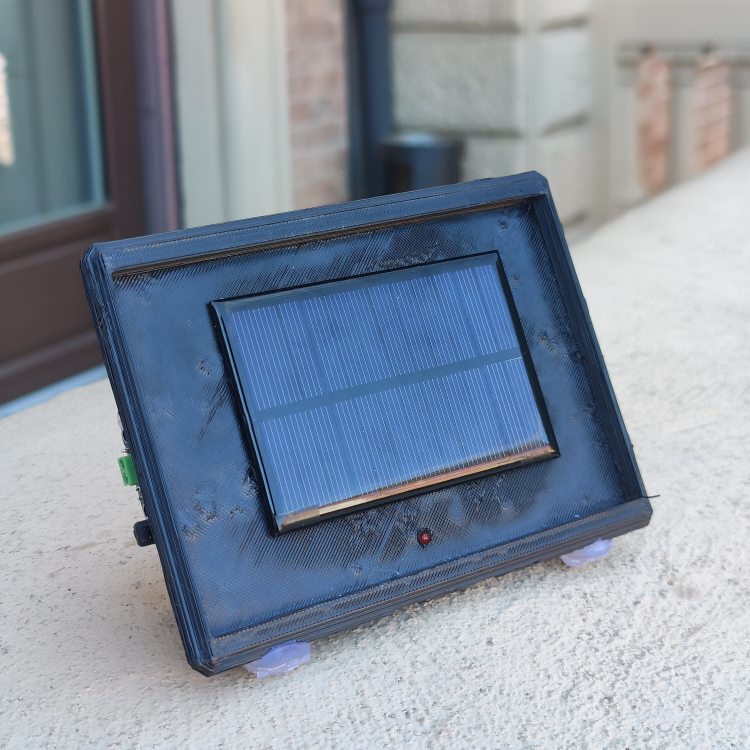
#> input picture materiale_per_video/IMG20261011143543.jpg, 3000 x 3000 px (shown at 1/4 size); its folder holds only this picture in this run
$ python analyze_materials.py
#> lines starting #> are read from the running program, lines starting #| are printed output that depends on the picture
from pathlib import Path
import subprocess,json
from PIL import Image,ImageDraw,ImageFont,ImageOps
import numpy as np
ROOT=Path(__file__).resolve().parents[2]
OUT=ROOT/'video_output'
FF=ROOT/'solarecho-promo/node_modules/@remotion/compositor-win32-x64-msvc/ffmpeg.exe'
FP=FF.with_name('ffprobe.exe')
MEDIA=ROOT/'materiale_per_video'
AN=OUT/'analisi';AN.mkdir(parents=True,exist_ok=True)
font=ImageFont.truetype('C:/Windows/Fonts/segoeui.ttf',20)
report=[];photos=[]
for num,path in enumerate(sorted(MEDIA.rglob('*'))):
 if not path.is_file():continue
 if path.suffix.lower() in ['.jpg','.jpeg','.png','.webp']:
  im=ImageOps.exif_transpose(Image.open(path));photos.append((path,im.copy()))
#> further down, im is the input picture: PIL image 3000x3000 RGB; mean R, G, B 133.7, 145.2, 160.3
  report.append({'file':str(path.relative_to(ROOT)),'type':'photo','width':im.width,'height':im.height,'bytes':path.stat().st_size})
  continue
 p=subprocess.run([str(FP),'-v','error','-show_streams','-show_format','-of','json',str(path)],capture_output=True,text=True)
 if p.returncode:continue
 data=json.loads(p.stdout);(AN/f'probe-{num}.json').write_text(json.dumps(data,indent=2),encoding='utf-8')
 videos=[s for s in data.get('streams',[]) if s['codec_type']=='video']
 if not videos:continue
 v=videos[0];duration=float(data.get('format',{}).get('duration',0));times=list(range(0,int(duration),4)) if duration>12 else [round(t,2) for t in np.linspace(.1,max(.2,duration-.2),8)]
 frames=AN/f'filmato-{num}';frames.mkdir(exist_ok=True)
 sheet=Image.new('RGB',(2000,((len(times)+3)//4)*290),'#081820');d=ImageDraw.Draw(sheet)
 for i,t in enumerate(times):
  dest=frames/f'{t:06.2f}s.jpg'
  subprocess.run([str(FF),'-v','error','-y','-ss',str(t),'-i',str(path),'-frames:v','1','-vf','scale=480:-2',str(dest)],check=True)
  im=Image.open(dest);im.thumbnail((480,236));x=(i%4)*500+10;y=(i//4)*290+10
  sheet.paste(im,(x,y));d.text((x,y+247),f'{t:05.1f} s',font=font,fill='white')
 sheet.save(AN/f'contact-sheet-{num}.jpg',quality=95)
 report.append({'file':str(path.relative_to(ROOT)),'type':'video','duration_s':duration,'width':v['width'],'height':v['height'],'fps':v['avg_frame_rate'],'codec':v['codec_name'],'audio':[s['codec_name'] for s in data['streams'] if s['codec_type']=='audio'],'bytes':path.stat().st_size,'sampled_frames_s':times,'contact_sheet':f'contact-sheet-{num}.jpg'})
if photos:
 sheet=Image.new('RGB',(2000,((len(photos)+2)//3)*550),'#081820');d=ImageDraw.Draw(sheet)
#> after `sheet = Image.new('RGB', (2000, (len(photos) + 2) // 3 * 550), '#08182`:
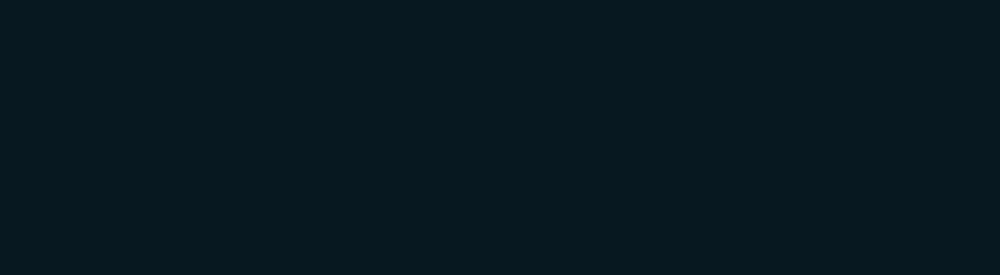
#> sheet: PIL image 2000x550 RGB (shown at 1/2 size); mean R, G, B 8, 24, 32
 for i,(path,im) in enumerate(photos):
  im.thumbnail((640,475));x=(i%3)*665+15;y=(i//3)*550+15;sheet.paste(im,(x,y));d.text((x,y+485),path.name,font=font,fill='white')
#> this loop made 1 pass
#> (x, y) on pass 1: (15, 15)
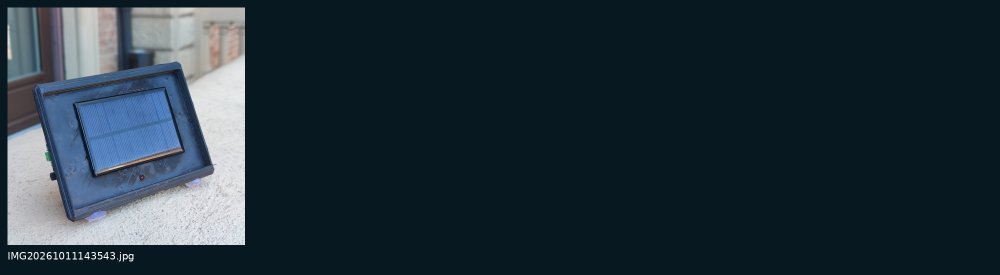
#> sheet: PIL image 2000x550 RGB (shown at 1/2 size); mean R, G, B 34, 49.1, 58.5
 sheet.save(AN/'photos.jpg',quality=95)
(AN/'inventario.json').write_text(json.dumps(report,ensure_ascii=False,indent=2),encoding='utf-8')
print(json.dumps(report,ensure_ascii=False,indent=2))
#| [
#|   {
#|     "file": "materiale_per_video/IMG20261011143543.jpg",
#|     "type": "photo",
#|     "width": 3000,
#|     "height": 3000,
#|     "bytes": 1708405
#|   }
#| ]

$ run again, on materiale_per_video/IMG20261011143914.jpg
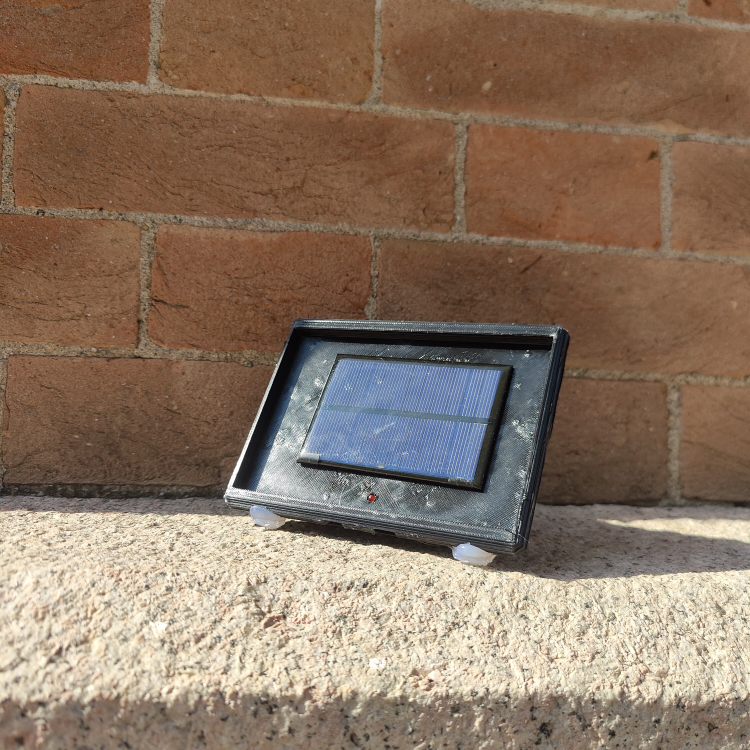
#> input picture materiale_per_video/IMG20261011143914.jpg, 3000 x 3000 px (shown at 1/4 size)
#> im is the input picture: PIL image 3000x3000 RGB; mean R, G, B 137.9, 116.1, 98
#> the loop `for i,(path,im) in enumerate(photos):` made 1 pass
#> (x, y) on pass 1: (15, 15)
#> after the loop `for i,(path,im) in enumerate(photos):`:
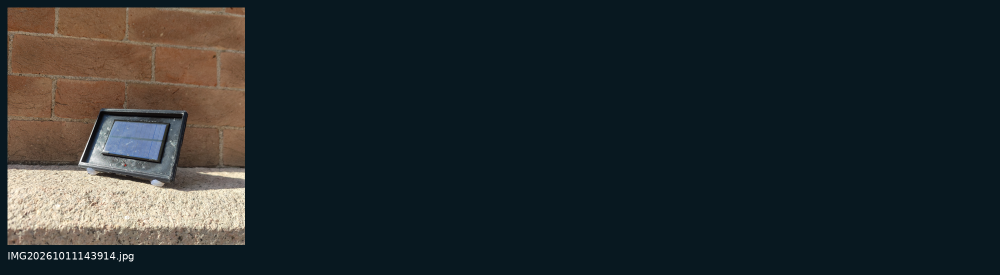
#> sheet: PIL image 2000x550 RGB (shown at 1/2 size); mean R, G, B 34.9, 43.1, 45.8
#| [
#|   {
#|     "file": "materiale_per_video/IMG20261011143914.jpg",
#|     "type": "photo",
#|     "width": 3000,
#|     "height": 3000,
#> (further printed lines are left out)

$ run again, on materiale_per_video/IMG20261011143930.jpg
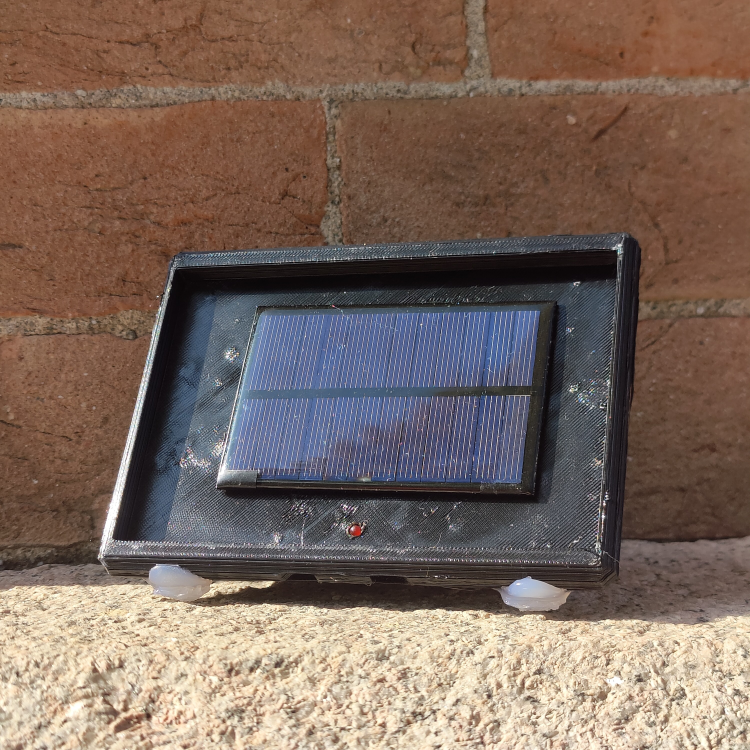
#> input picture materiale_per_video/IMG20261011143930.jpg, 3000 x 3000 px (shown at 1/4 size)
#> im is the input picture: PIL image 3000x3000 RGB; mean R, G, B 123.8, 104.3, 93.7
#> the loop `for i,(path,im) in enumerate(photos):` made 1 pass
#> (x, y) on pass 1: (15, 15)
#> after the loop `for i,(path,im) in enumerate(photos):`:
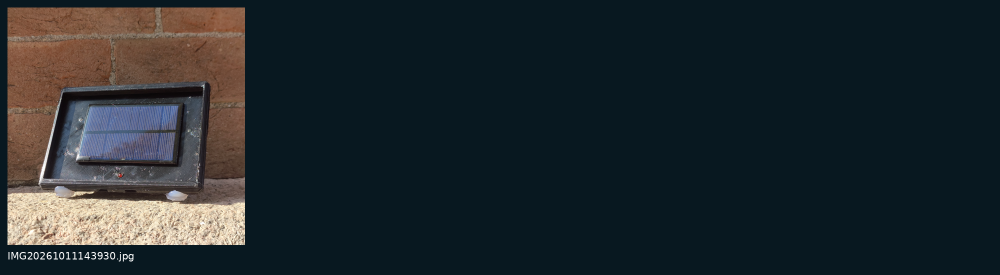
#> sheet: PIL image 2000x550 RGB (shown at 1/2 size); mean R, G, B 32, 40.7, 44.9
#| [
#|   {
#|     "file": "materiale_per_video/IMG20261011143930.jpg",
#|     "type": "photo",
#|     "width": 3000,
#|     "height": 3000,
#> (further printed lines are left out)

$ run again, on materiale_per_video/IMG20261011143550.jpg
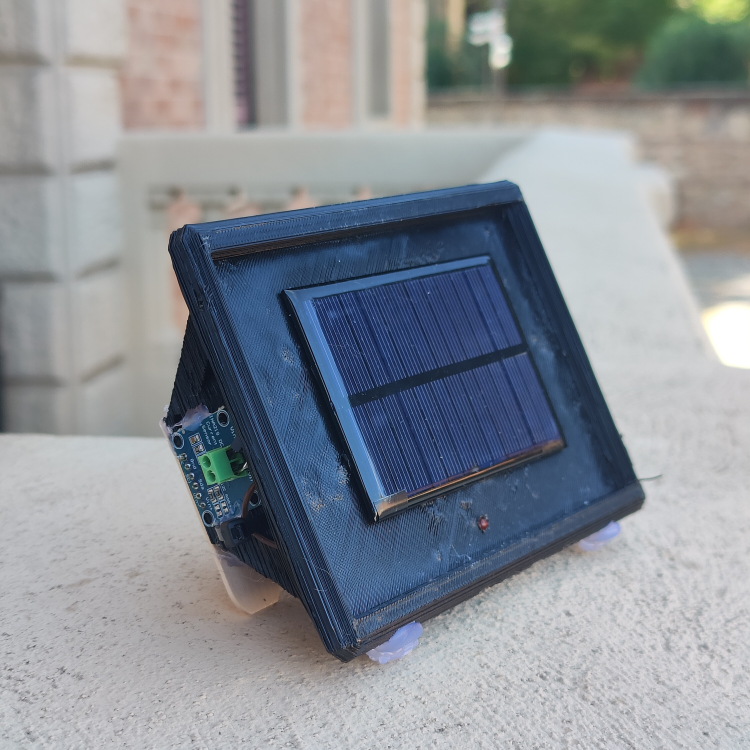
#> input picture materiale_per_video/IMG20261011143550.jpg, 3000 x 3000 px (shown at 1/4 size)
#> im is the input picture: PIL image 3000x3000 RGB; mean R, G, B 137.9, 143.6, 150.9
#> the loop `for i,(path,im) in enumerate(photos):` made 1 pass
#> (x, y) on pass 1: (15, 15)
#> after the loop `for i,(path,im) in enumerate(photos):`:
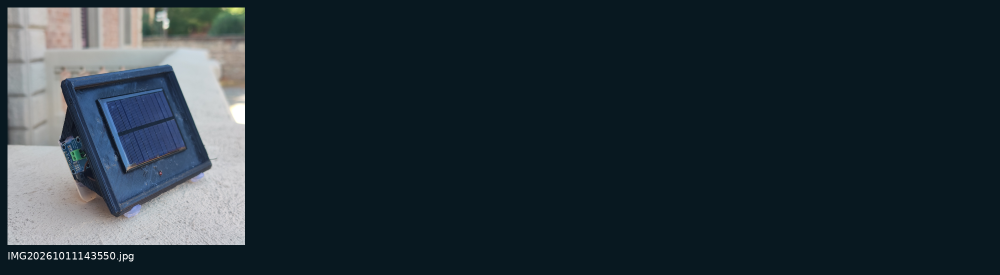
#> sheet: PIL image 2000x550 RGB (shown at 1/2 size); mean R, G, B 34.9, 48.8, 56.6
#| [
#|   {
#|     "file": "materiale_per_video/IMG20261011143550.jpg",
#|     "type": "photo",
#|     "width": 3000,
#|     "height": 3000,
#> (further printed lines are left out)

$ run again, on materiale_per_video/IMG20261011143558.jpg
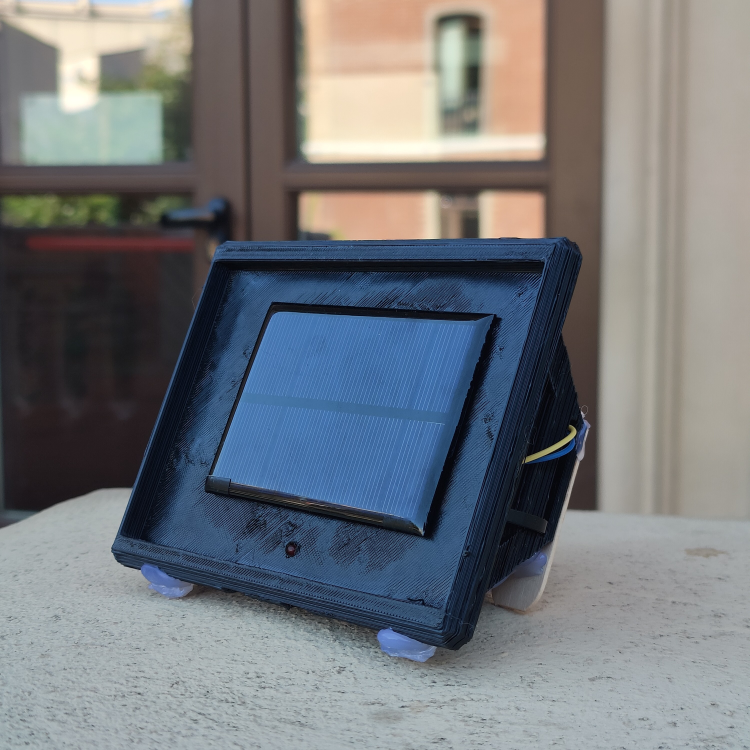
#> input picture materiale_per_video/IMG20261011143558.jpg, 3000 x 3000 px (shown at 1/4 size)
#> im is the input picture: PIL image 3000x3000 RGB; mean R, G, B 115.6, 119.2, 123.6
#> the loop `for i,(path,im) in enumerate(photos):` made 1 pass
#> (x, y) on pass 1: (15, 15)
#> after the loop `for i,(path,im) in enumerate(photos):`:
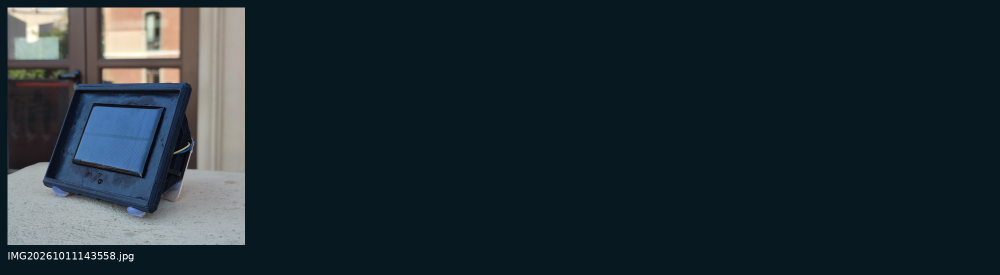
#> sheet: PIL image 2000x550 RGB (shown at 1/2 size); mean R, G, B 30.3, 43.8, 51
#| [
#|   {
#|     "file": "materiale_per_video/IMG20261011143558.jpg",
#|     "type": "photo",
#|     "width": 3000,
#|     "height": 3000,
#> (further printed lines are left out)
